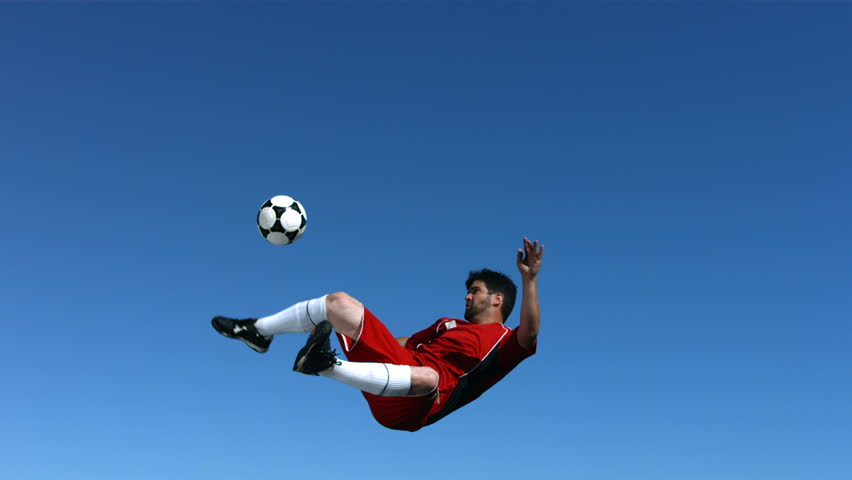
#> input picture Working With Images/soccer.jpg, 852 x 480 px
$ python imageHistrogram.py
#> lines starting #> are read from the running program, lines starting #| are printed output that depends on the picture
import cv2
import numpy as np
from matplotlib import pyplot as plt

#Reading the Image from the disk
image = cv2.imread("soccer.jpg", 0)
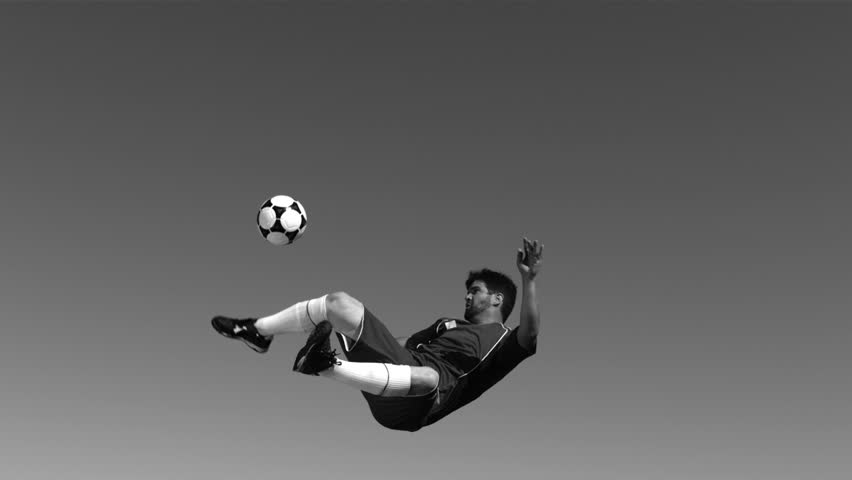
#> image: shape (480, 852); min 0, max 255, mean 98.9
#Crating the histogram
#In this function, We needed to use another funciont (ravel) to transform the data from a matrice 2x2 to a Vector
plt.hist(image.ravel(), 256, [0,256])
cv2.imshow("Imagem Original", image)
#Show the data in the screen
plt.show()
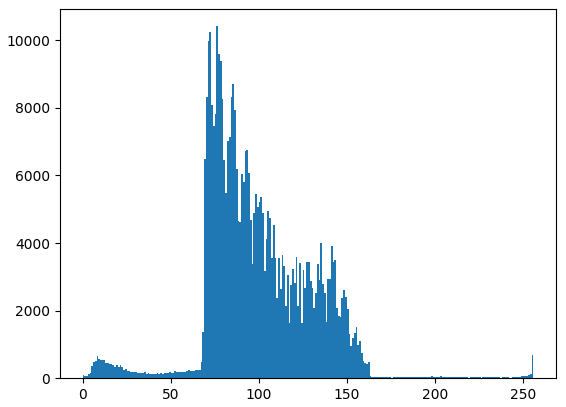
#> figure drawn by matplotlib, 1 panel; tallest bar 10416 high, from x = 76 to 77
cv2.waitKey()
cv2.destroyAllWindows()

#ColorFull Histogram

imageColor = cv2.imread("soccer.jpg")
#> imageColor is the input picture: shape (480, 852, 3); mean B, G, R 165, 107.1, 57.8
color = ('b', 'g', 'r') #List of Colors of Histogram

for i, col in enumerate(color):
   histogram = cv2.calcHist([imageColor], [i], None, [256], [0,256])
   #We used an function to calc the histogram using OpenCV
   plt.plot(histogram, color = col)
   plt.xlim([0,256])

#Showing the data on the screen
cv2.imshow("Imagaem Original", imageColor)
plt.show()
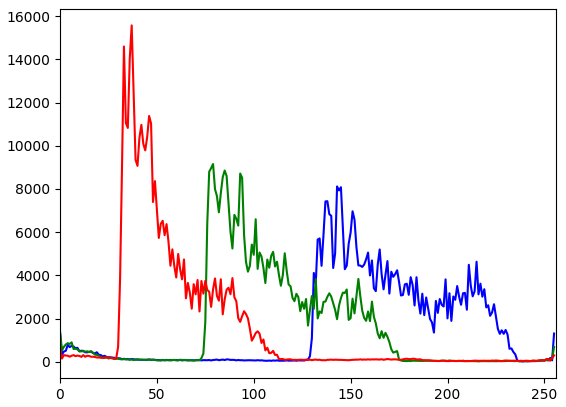
#> figure drawn by matplotlib, 1 panel; curve peaks at x = 143, y = 8117; curve peaks at x = 79, y = 9154; curve peaks at x = 37, y = 15574
cv2.waitKey()
cv2.destroyAllWindows()
